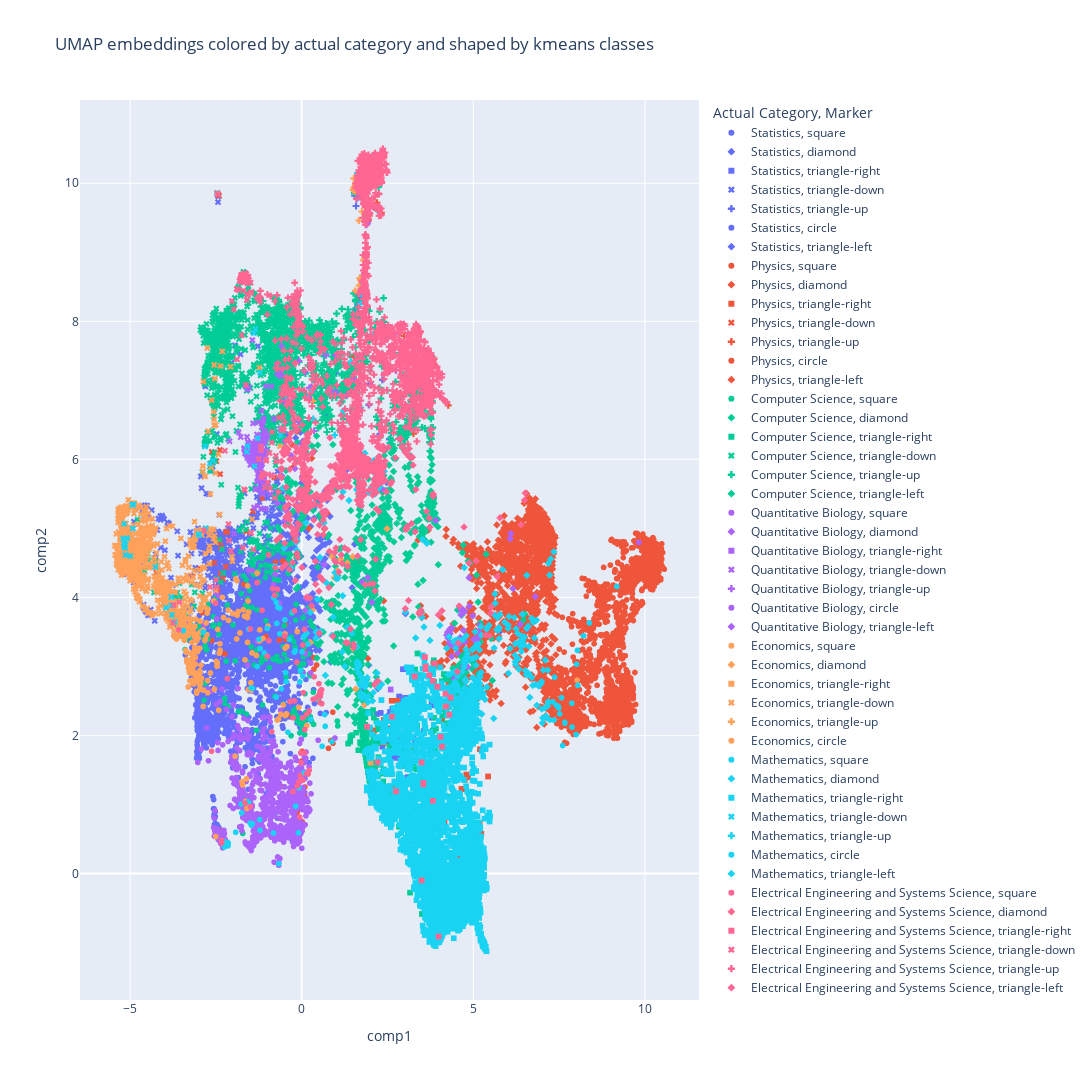

The code cell stored with this chart in its notebook:
### Code cell
import plotly.express as px

# Create a dataframe for plotly
plot_df = projected_embeddings.copy()
plot_df["Ground Truth"] = sampled_df["super_category"]
plot_df["Class"] = kmeans_labels

# Define markers for actual classes
markers = [
    "circle",
    "square",
    "triangle-up",
    "diamond",
    "triangle-down",
    "triangle-left",
    "triangle-right",
    "pentagon",
    "star",
    "hexagon",
]

# Create a new column for marker shapes
plot_df["Marker"] = plot_df["Class"].apply(lambda x: markers[x % len(markers)])

# Plot using plotly
fig = px.scatter(
    plot_df,
    x="comp1",
    y="comp2",
    color="Ground Truth",
    symbol="Marker",
    title="UMAP embeddings colored by actual category and shaped by kmeans classes",
    symbol_map={str(i): marker for i, marker in enumerate(markers)},
    width=1800,
    height=1080,
    labels={"Ground Truth": "Actual Category"},
)

fig.update_traces(marker=dict(size=6))  # Adjust the marker size
# remove marker from legend
fig.update_traces(showlegend=True)
fig.show()

### Figure 1 — Plotly figure (JSON) as saved in the notebook; plotly's stock layout.template omitted (floating-point values rounded to 4 significant figures; data arrays with more than 128 entries replaced by an {"elided": "..."} marker saying what was removed)
{"data": [{"hovertemplate": "Actual Category=Statistics<br>Marker=square<br>comp1=%{x}<br>comp2=%{y}<extra></extra>", "legendgroup": "Statistics, square", "marker": {"color": "#636efa", "size": 6, "symbol": "circle"}, "mode": "markers", "name": "Statistics, square", "showlegend": true, "type": "scattergl", "x": {"elided": "2817 float values"}, "xaxis": "x", "y": {"elided": "2817 float values"}, "yaxis": "y"}, {"hovertemplate": "Actual Category=Statistics<br>Marker=diamond<br>comp1=%{x}<br>comp2=%{y}<extra></extra>", "legendgroup": "Statistics, diamond", "marker": {"color": "#636efa", "size": 6, "symbol": "diamond"}, "mode": "markers", "name": "Statistics, diamond", "showlegend": true, "type": "scattergl", "x": {"elided": "326 float values"}, "xaxis": "x", "y": {"elided": "326 float values"}, "yaxis": "y"}, {"hovertemplate": "Actual Category=Statistics<br>Marker=triangle-right<br>comp1=%{x}<br>comp2=%{y}<extra></extra>", "legendgroup": "Statistics, triangle-right", "marker": {"color": "#636efa", "size": 6, "symbol": "square"}, "mode": "markers", "name": "Statistics, triangle-right", "showlegend": true, "type": "scattergl", "x": [3.143, 3.102, 2.917, 3.097, 3.269, 3.553, 2.385, 3.082, 3.454, 3.196, 4.251, 3.298, 2.747, 2.542, 3.344, 2.81, 3.266, 2.353, 3.626, 2.555, 2.7, 2.304, 3.072, 2.951, 2.645, 3.026, 2.996, 2.852, 2.642, 2.965, 2.839, 3.605, 2.749, 2.771, 2.181, 2.673, 3.079, 3.548, 3.51, 1.895, 4.887, 3.294, 3.156, 3.797, 1.929, 2.767, 2.576, 2.425, 2.8, 2.564, 3.294, 2.84, 2.643, 3.213, 3.055, 2.621, 2.942, 3.38, 3.496, 2.563, 3.838, 3.007, 3.387, 3.265, 2.772, 3.174, 3.089, 2.999, 2.892, 2.904, 3.13, 2.435, 3.787, 3.01, 2.887, 2.774, 2.577], "xaxis": "x", "y": [1.72, 1.712, 2.428, 1.749, 2.446, 2.062, 1.958, 0.784, 2.503, 1.133, 2.132, 1.9, 1.889, 2.285, 1.331, 2.177, 1.986, 1.837, 0.8933, 2.284, 1.078, 2.326, 2.491, 2.96, 1.808, 2.523, 1.839, 2.308, 2.386, 2.37, 2.564, 0.7705, 2.062, 1.674, 2.309, 1.934, 2.254, 1.238, 2.652, 1.783, 0.5604, 1.85, 1.675, 2.256, 1.471, 2.397, 2.34, 2.098, 1.904, 1.762, 2.404, 2.484, 1.684, 2.887, 2.235, 1.744, 1.747, 2.357, 2.528, 2.268, 2.439, 2.094, 2.686, 1.834, 1.745, 1.746, 1.396, 1.805, 1.72, 1.956, 2.415, 1.921, 2.486, 2.545, 2.464, 1.935, 1.874], "yaxis": "y"}, {"hovertemplate": "Actual Category=Statistics<br>Marker=triangle-down<br>comp1=%{x}<br>comp2=%{y}<extra></extra>", "legendgroup": "Statistics, triangle-down", "marker": {"color": "#636efa", "size": 6, "symbol": "x"}, "mode": "markers", "name": "Statistics, triangle-down", "showlegend": true, "type": "scattergl", "x": {"elided": "561 float values"}, "xaxis": "x", "y": {"elided": "561 float values"}, "yaxis": "y"}, {"hovertemplate": "Actual Category=Statistics<br>Marker=triangle-up<br>comp1=%{x}<br>comp2=%{y}<extra></extra>", "legendgroup": "Statistics, triangle-up", "marker": {"color": "#636efa", "size": 6, "symbol": "cross"}, "mode": "markers", "name": "Statistics, triangle-up", "showlegend": true, "type": "scattergl", "x": [1.978, 1.582, 2.726, 1.742, 1.544, 1.697, 1.554, 1.716, 1.003, 1.269, 1.642, -0.91, 1.954, 0.5225, 1.58, 1.656, 1.868, -0.2578, 1.64, 1.621, 2.281, 1.674, 1.634, 1.631, 0.8269, 3.061, 2.35, 1.829, -1.033, 1.377, 1.831, 1.618, 0.8372, 1.785, 1.718, 2.504, 1.654, 1.68, -0.1266, 1.627, 2.747, 3.186, 1.021, 2.623, 2.528, 1.679, 2.554, 1.555, 2.13, 1.691, -0.4448, 2.242, 2.266, 0.7184, -0.6908, 1.837, 3.615, 3.064, 1.584, 1.559, 2.64, 1.206, 1.288, 1.635, 1.593], "xaxis": "x", "y": [7.092, 8.135, 7.809, 8.328, 9.82, 9.847, 6.512, 8.076, 7.247, 7.084, 8.196, 7.372, 6.787, 7.641, 8.29, 8.398, 10.01, 6.957, 8.231, 6.87, 6.364, 8.329, 9.89, 8.254, 6.928, 7.545, 7.152, 8.402, 8.143, 7.18, 9.754, 9.785, 7.258, 9.9, 8.342, 7.289, 8.025, 7.128, 7.443, 9.858, 7.289, 7.649, 7.715, 7.541, 7.354, 9.803, 6.291, 8.17, 10.09, 9.967, 7.581, 6.341, 9.61, 6.632, 7.092, 9.918, 7.168, 7.7, 9.671, 8.063, 7.574, 7.061, 7.077, 8.216, 9.878], "yaxis": "y"}, {"hovertemplate": "Actual Category=Statistics<br>Marker=circle<br>comp1=%{x}<br>comp2=%{y}<extra></extra>", "legendgroup": "Statistics, circle", "marker": {"color": "#636efa", "size": 6, "symbol": "circle"}, "mode": "markers", "name": "Statistics, circle", "showlegend": true, "type": "scattergl", "x": [8.719, 10.38, 10.11], "xaxis": "x", "y": [3.865, 4.712, 4.568], "yaxis": "y"}, {"hovertemplate": "Actual Category=Statistics<br>Marker=triangle-left<br>comp1=%{x}<br>comp2=%{y}<extra></extra>", "legendgroup": "Statistics, triangle-left", "marker": {"color": "#636efa", "size": 6, "symbol": "diamond"}, "mode": "markers", "name": "Statistics, triangle-left", "showlegend": true, "type": "scattergl", "x": [5.265, 5.759, 6.042, 4.657, 5.91], "xaxis": "x", "y": [4.338, 3.495, 3.884, 3.256, 3.574], "yaxis": "y"}, {"hovertemplate": "Actual Category=Physics<br>Marker=square<br>comp1=%{x}<br>comp2=%{y}<extra></extra>", "legendgroup": "Physics, square", "marker": {"color": "#EF553B", "size": 6, "symbol": "circle"}, "mode": "markers", "name": "Physics, square", "showlegend": true, "type": "scattergl", "x": [-0.0007476, 0.01236, -1.539, -2.901, 0.3559, -0.4853, -0.3036, 0.07097, -2.237, 0.907, 0.02774, -2.762, 0.09436, -2.618, -0.5793, 0.851, 0.7803, -0.1317, 0.4343, 0.354, -0.005988, -1.469, 0.08899, -2.369, 0.9111, -1.04, -0.6553, -0.56, -3.43, -0.7646, -1.685, -0.1595, -2.345, 0.07392, 0.009534, -0.2363, -0.4648, 0.01604], "xaxis": "x", "y": [0.9785, 1.771, 1.002, 3.777, 2.96, 3.6, 2.286, 3.227, 3.181, 2.337, 1.162, 3.392, 1.253, 3.374, 1.261, 1.925, 1.813, 0.8867, 3.02, 3.128, 1.627, 1.005, 1.136, 0.6248, 1.886, 3.433, 3.382, 0.9366, 3.558, 4.511, 4.192, 0.6551, 0.4532, 1.603, 1.029, 0.9937, 3.393, 0.75], "yaxis": "y"}, {"hovertemplate": "Actual Category=Physics<br>Marker=diamond<br>comp1=%{x}<br>comp2=%{y}<extra></extra>", "legendgroup": "Physics, diamond", "marker": {"color": "#EF553B", "size": 6, "symbol": "diamond"}, "mode": "markers", "name": "Physics, diamond", "showlegend": true, "type": "scattergl", "x": [-0.1973, 1.655, 3.685, 0.7413, -0.2166, 1.928, 0.2004, 0.5673, 2.355, -0.1995, 3.5, 3.451, -0.3752, -0.6425, 0.03715, -0.1382, 0.2105, -0.2888, 1.617, -0.5538, 3.447, 0.2923, -0.2406, 2.388, 0.6648, 0.1809, 1.731, 3.389, -0.1575, 3.465], "xaxis": "x", "y": [4.846, 4.495, 4.972, 5.221, 4.846, 3.114, 5.752, 5.156, 5.519, 4.826, 3.705, 3.77, 4.551, 4.732, 5.045, 5.984, 5.0, 6.214, 6.069, 4.526, 3.791, 6.016, 5.891, 3.95, 4.991, 5.612, 6.008, 4.831, 4.62, 3.878], "yaxis": "y"}, {"hovertemplate": "Actual Category=Physics<br>Marker=triangle-right<br>comp1=%{x}<br>comp2=%{y}<extra></extra>", "legendgroup": "Physics, triangle-right", "marker": {"color": "#EF553B", "size": 6, "symbol": "square"}, "mode": "markers", "name": "Physics, triangle-right", "showlegend": true, "type": "scattergl", "x": [3.915, 4.795, 2.823, 3.292, 4.535, 2.225, 3.84, 2.779, 4.962, 2.855, 4.86, 2.655, 1.851, 5.002, 3.502, 2.385, 4.575, 4.387, 2.622, 3.964, 5.18, 4.098, 4.751, 4.63, 3.514, 5.188, 3.25, 3.394, 4.748, 2.715, 2.88, 3.895, 2.249, 4.845, 4.241, 2.394, 5.234, 2.13, 3.018, 3.339, 2.663, 4.656, 4.724, 4.159, 5.186, 2.805, 3.81, 3.063, 2.135, 4.276, 4.215, 4.099, 4.375, 5.125, 2.013, 4.44, 2.513, 3.957, 4.46, 5.194, 2.63, 2.124, 3.983, 2.943, 3.889, 3.834, 5.431, 2.071], "xaxis": "x", "y": [0.4025, 1.432, 2.445, 2.474, 0.2475, 1.169, 2.974, 2.502, -0.1215, 2.371, 1.953, 2.142, 2.11, 2.218, 2.577, 1.89, 0.2011, 0.5159, 2.502, 0.1055, 0.7192, 2.234, 1.355, 0.2057, 1.398, 0.3454, 2.457, 2.427, 1.221, 2.057, 2.411, 3.004, 1.147, 1.393, -0.5099, 2.223, 0.5746, 1.457, 2.51, 1.257, 2.15, 1.224, -0.2198, 0.7351, 0.714, 2.452, 0.7524, 2.489, 1.517, 2.774, 2.823, 2.692, 2.765, 0.4761, 2.052, 1.441, 2.104, 3.05, 1.073, 1.8, 1.235, 2.073, 1.888, 2.448, 1.267, 3.044, 1.406, 2.041], "yaxis": "y"}, {"hovertemplate": "Actual Category=Physics<br>Marker=triangle-down<br>comp1=%{x}<br>comp2=%{y}<extra></extra>", "legendgroup": "Physics, triangle-down", "marker": {"color": "#EF553B", "size": 6, "symbol": "x"}, "mode": "markers", "name": "Physics, triangle-down", "showlegend": true, "type": "scattergl", "x": [-2.618, -0.9726, -2.383, -1.423, -0.6271, -4.234, -2.485, -3.813, -0.7987, -2.358, -1.534, -2.171, -2.605, -4.253, -2.21, -0.5928, -1.614, -3.714, -1.148, -2.545, -2.376, -0.8606, -2.448, -0.8028, -2.383, -2.957, -2.212, -2.295, -2.643, -2.651, -3.178, -2.413, -2.351, -2.459], "xaxis": "x", "y": [6.108, 6.436, 6.137, 5.247, 6.627, 4.361, 5.973, 3.757, 5.739, 4.347, 6.129, 4.947, 6.833, 4.539, 4.444, 6.448, 4.955, 3.595, 5.436, 4.502, 5.786, 6.335, 4.107, 6.359, 4.806, 4.416, 4.949, 4.268, 5.909, 5.943, 4.304, 9.823, 4.723, 4.825], "yaxis": "y"}, {"hovertemplate": "Actual Category=Physics<br>Marker=triangle-up<br>comp1=%{x}<br>comp2=%{y}<extra></extra>", "legendgroup": "Physics, triangle-up", "marker": {"color": "#EF553B", "size": 6, "symbol": "cross"}, "mode": "markers", "name": "Physics, triangle-up", "showlegend": true, "type": "scattergl", "x": [1.513, 3.255, 0.3944, -0.7251, 3.3, 1.889, 3.524, 1.925, 4.269, 3.29, 3.892, 0.4179, 1.907, 1.707, 1.97, 1.819, 0.2839, 1.716, 1.725, 1.397, 2.191, 2.322, 1.606, 2.979, 3.655, 1.94, -0.1227, 3.859], "xaxis": "x", "y": [7.486, 6.372, 7.336, 7.13, 6.539, 10.2, 7.214, 9.464, 6.783, 7.597, 7.352, 7.219, 10.21, 9.906, 9.532, 7.386, 7.364, 9.89, 7.432, 7.125, 9.719, 9.572, 8.314, 7.787, 7.227, 9.457, 6.407, 7.457], "yaxis": "y"}, {"hovertemplate": "Actual Category=Physics<br>Marker=circle<br>comp1=%{x}<br>comp2=%{y}<extra></extra>", "legendgroup": "Physics, circle", "marker": {"color": "#EF553B", "size": 6, "symbol": "circle"}, "mode": "markers", "name": "Physics, circle", "showlegend": true, "type": "scattergl", "x": {"elided": "1858 float values"}, "xaxis": "x", "y": {"elided": "1858 float values"}, "yaxis": "y"}, {"hovertemplate": "Actual Category=Physics<br>Marker=triangle-left<br>comp1=%{x}<br>comp2=%{y}<extra></extra>", "legendgroup": "Physics, triangle-left", "marker": {"color": "#EF553B", "size": 6, "symbol": "diamond"}, "mode": "markers", "name": "Physics, triangle-left", "showlegend": true, "type": "scattergl", "x": {"elided": "1600 float values"}, "xaxis": "x", "y": {"elided": "1600 float values"}, "yaxis": "y"}, {"hovertemplate": "Actual Category=Computer Science<br>Marker=square<br>comp1=%{x}<br>comp2=%{y}<extra></extra>", "legendgroup": "Computer Science, square", "marker": {"color": "#00cc96", "size": 6, "symbol": "circle"}, "mode": "markers", "name": "Computer Science, square", "showlegend": true, "type": "scattergl", "x": {"elided": "173 float values"}, "xaxis": "x", "y": {"elided": "173 float values"}, "yaxis": "y"}, {"hovertemplate": "Actual Category=Computer Science<br>Marker=diamond<br>comp1=%{x}<br>comp2=%{y}<extra></extra>", "legendgroup": "Computer Science, diamond", "marker": {"color": "#00cc96", "size": 6, "symbol": "diamond"}, "mode": "markers", "name": "Computer Science, diamond", "showlegend": true, "type": "scattergl", "x": {"elided": "830 float values"}, "xaxis": "x", "y": {"elided": "830 float values"}, "yaxis": "y"}, {"hovertemplate": "Actual Category=Computer Science<br>Marker=triangle-right<br>comp1=%{x}<br>comp2=%{y}<extra></extra>", "legendgroup": "Computer Science, triangle-right", "marker": {"color": "#00cc96", "size": 6, "symbol": "square"}, "mode": "markers", "name": "Computer Science, triangle-right", "showlegend": true, "type": "scattergl", "x": {"elided": "275 float values"}, "xaxis": "x", "y": {"elided": "275 float values"}, "yaxis": "y"}, {"hovertemplate": "Actual Category=Computer Science<br>Marker=triangle-down<br>comp1=%{x}<br>comp2=%{y}<extra></extra>", "legendgroup": "Computer Science, triangle-down", "marker": {"color": "#00cc96", "size": 6, "symbol": "x"}, "mode": "markers", "name": "Computer Science, triangle-down", "showlegend": true, "type": "scattergl", "x": {"elided": "946 float values"}, "xaxis": "x", "y": {"elided": "946 float values"}, "yaxis": "y"}, {"hovertemplate": "Actual Category=Computer Science<br>Marker=triangle-up<br>comp1=%{x}<br>comp2=%{y}<extra></extra>", "legendgroup": "Computer Science, triangle-up", "marker": {"color": "#00cc96", "size": 6, "symbol": "cross"}, "mode": "markers", "name": "Computer Science, triangle-up", "showlegend": true, "type": "scattergl", "x": {"elided": "1402 float values"}, "xaxis": "x", "y": {"elided": "1402 float values"}, "yaxis": "y"}, {"hovertemplate": "Actual Category=Computer Science<br>Marker=triangle-left<br>comp1=%{x}<br>comp2=%{y}<extra></extra>", "legendgroup": "Computer Science, triangle-left", "marker": {"color": "#00cc96", "size": 6, "symbol": "diamond"}, "mode": "markers", "name": "Computer Science, triangle-left", "showlegend": true, "type": "scattergl", "x": [3.959, 4.651, 3.847, 4.52, 4.525, 4.604, 4.754, 4.599, 4.545, 4.532, 3.769, 4.656, 4.47, 4.81, 4.655, 4.579, 3.972, 3.863, 4.985, 4.679, 4.672, 4.477, 4.715, 3.835, 4.409, 4.788, 4.695, 5.209, 3.817, 4.64, 3.826, 3.98, 4.806, 5.096, 4.634, 4.526, 4.586, 4.838, 4.419, 5.204, 4.993, 4.457, 3.874, 5.556, 5.519, 3.871, 3.814, 4.665, 5.4, 4.567, 3.845, 4.638, 5.14, 4.511, 4.439, 4.743, 4.899, 5.373, 4.509, 4.698, 4.735, 5.035, 4.434, 3.769, 4.568, 6.462, 4.716, 4.668, 4.683, 4.62, 3.841, 4.819, 4.35, 4.635, 4.602, 4.663, 3.887, 5.175, 4.584, 6.501, 4.631, 4.845, 4.708, 3.839, 4.599, 4.504, 4.793, 3.823, 4.391, 4.55, 4.466, 4.798, 3.861, 4.954, 5.145, 3.846, 4.543, 3.844, 4.363, 4.48, 4.975, 4.385, 4.273, 4.496, 4.455, 4.743, 4.377, 4.504, 4.657, 4.59], "xaxis": "x", "y": [5.132, 2.714, 5.361, 2.731, 2.793, 2.756, 2.617, 3.031, 2.918, 2.727, 4.799, 3.741, 2.768, 3.193, 2.864, 2.791, 5.023, 5.074, 2.627, 2.813, 2.847, 2.789, 3.032, 5.358, 2.975, 2.607, 2.953, 3.353, 5.308, 2.801, 5.472, 4.473, 2.531, 4.321, 3.021, 2.735, 2.827, 3.1, 2.816, 3.632, 3.05, 3.625, 5.201, 2.796, 3.401, 5.212, 5.462, 2.75, 2.695, 2.728, 5.425, 3.145, 3.931, 2.773, 2.86, 2.781, 4.497, 4.626, 2.878, 2.734, 2.907, 3.391, 2.954, 5.142, 2.799, 3.672, 3.078, 2.812, 4.648, 2.715, 5.447, 2.669, 2.836, 2.986, 2.931, 3.039, 5.226, 2.879, 2.675, 3.759, 2.77, 4.526, 4.76, 5.456, 2.865, 2.844, 2.914, 5.486, 2.813, 3.821, 2.964, 2.993, 5.358, 2.966, 2.894, 5.379, 3.817, 5.219, 2.875, 2.915, 3.088, 2.799, 3.407, 2.726, 2.821, 3.179, 2.834, 2.981, 2.645, 2.759], "yaxis": "y"}, {"hovertemplate": "Actual Category=Quantitative Biology<br>Marker=square<br>comp1=%{x}<br>comp2=%{y}<extra></extra>", "legendgroup": "Quantitative Biology, square", "marker": {"color": "#ab63fa", "size": 6, "symbol": "circle"}, "mode": "markers", "name": "Quantitative Biology, square", "showlegend": true, "type": "scattergl", "x": {"elided": "979 float values"}, "xaxis": "x", "y": {"elided": "979 float values"}, "yaxis": "y"}, {"hovertemplate": "Actual Category=Quantitative Biology<br>Marker=diamond<br>comp1=%{x}<br>comp2=%{y}<extra></extra>", "legendgroup": "Quantitative Biology, diamond", "marker": {"color": "#ab63fa", "size": 6, "symbol": "diamond"}, "mode": "markers", "name": "Quantitative Biology, diamond", "showlegend": true, "type": "scattergl", "x": [-0.4861, 0.1598, -0.1537, 0.07205, 0.6591, -0.4803, -0.7135, -0.1961, 0.1072, -0.469, 2.357, 1.926, -0.0015, 2.045, 1.392, 1.766, -0.2971, -0.1479], "xaxis": "x", "y": [5.115, 3.97, 4.94, 6.254, 4.473, 6.266, 5.359, 5.866, 3.814, 5.265, 5.567, 4.287, 6.22, 3.928, 6.162, 4.224, 6.051, 5.346], "yaxis": "y"}, {"hovertemplate": "Actual Category=Quantitative Biology<br>Marker=triangle-right<br>comp1=%{x}<br>comp2=%{y}<extra></extra>", "legendgroup": "Quantitative Biology, triangle-right", "marker": {"color": "#ab63fa", "size": 6, "symbol": "square"}, "mode": "markers", "name": "Quantitative Biology, triangle-right", "showlegend": true, "type": "scattergl", "x": [2.594, 4.65], "xaxis": "x", "y": [2.665, 2.55], "yaxis": "y"}, {"hovertemplate": "Actual Category=Quantitative Biology<br>Marker=triangle-down<br>comp1=%{x}<br>comp2=%{y}<extra></extra>", "legendgroup": "Quantitative Biology, triangle-down", "marker": {"color": "#ab63fa", "size": 6, "symbol": "x"}, "mode": "markers", "name": "Quantitative Biology, triangle-down", "showlegend": true, "type": "scattergl", "x": {"elided": "250 float values"}, "xaxis": "x", "y": {"elided": "250 float values"}, "yaxis": "y"}, {"hovertemplate": "Actual Category=Quantitative Biology<br>Marker=triangle-up<br>comp1=%{x}<br>comp2=%{y}<extra></extra>", "legendgroup": "Quantitative Biology, triangle-up", "marker": {"color": "#ab63fa", "size": 6, "symbol": "cross"}, "mode": "markers", "name": "Quantitative Biology, triangle-up", "showlegend": true, "type": "scattergl", "x": [-0.5789, 1.714, -0.7057, 0.3226, 0.2902, 0.7067, -0.5974, 1.524, 0.199, -0.6572, -0.4883, -0.07809, 0.9887, -0.7068, 0.09396, 0.2259, 1.885, -0.3982, 1.913, -0.09965, 0.8629, 1.003, 1.911, -0.5901, 0.7999, 1.309, 0.2208, -0.5053, 0.3561], "xaxis": "x", "y": [7.215, 7.32, 7.385, 7.002, 7.051, 7.507, 7.295, 7.167, 6.898, 7.215, 6.536, 7.425, 7.507, 7.239, 7.265, 7.037, 9.399, 6.858, 9.42, 6.546, 6.981, 6.971, 9.44, 7.644, 7.011, 6.931, 6.876, 6.835, 6.411], "yaxis": "y"}, {"hovertemplate": "Actual Category=Quantitative Biology<br>Marker=circle<br>comp1=%{x}<br>comp2=%{y}<extra></extra>", "legendgroup": "Quantitative Biology, circle", "marker": {"color": "#ab63fa", "size": 6, "symbol": "circle"}, "mode": "markers", "name": "Quantitative Biology, circle", "showlegend": true, "type": "scattergl", "x": [9.824], "xaxis": "x", "y": [4.796], "yaxis": "y"}, {"hovertemplate": "Actual Category=Quantitative Biology<br>Marker=triangle-left<br>comp1=%{x}<br>comp2=%{y}<extra></extra>", "legendgroup": "Quantitative Biology, triangle-left", "marker": {"color": "#ab63fa", "size": 6, "symbol": "diamond"}, "mode": "markers", "name": "Quantitative Biology, triangle-left", "showlegend": true, "type": "scattergl", "x": [4.832, 6.567, 4.878, 4.354, 5.194, 4.885, 4.26, 4.344, 4.542, 4.326, 4.695, 5.101, 4.562, 4.272, 4.981, 4.27, 5.191, 4.756, 4.27, 4.657, 4.446, 4.705, 3.907, 6.805, 6.075, 4.372, 5.157, 4.714, 4.275, 6.094, 4.62, 4.644, 4.65, 4.252, 6.153, 5.011, 5.144, 4.318, 4.757, 4.432, 4.642, 4.762, 4.467, 4.326, 4.681, 4.261, 6.371, 4.6, 4.282, 4.685, 4.275, 4.373, 4.425, 4.226, 4.308], "xaxis": "x", "y": [2.991, 3.543, 4.286, 3.536, 3.452, 3.873, 3.473, 3.317, 3.194, 3.475, 3.821, 3.375, 3.331, 3.45, 3.731, 3.452, 3.596, 2.788, 3.485, 3.829, 2.82, 2.997, 5.115, 4.011, 4.849, 3.143, 3.508, 3.523, 3.472, 4.925, 3.418, 3.748, 3.827, 3.496, 4.127, 3.393, 3.418, 3.542, 3.797, 3.327, 3.815, 3.357, 3.271, 3.529, 3.828, 3.411, 3.611, 3.324, 3.485, 3.817, 3.446, 3.555, 3.354, 3.454, 3.349], "yaxis": "y"}, {"hovertemplate": "Actual Category=Economics<br>Marker=square<br>comp1=%{x}<br>comp2=%{y}<extra></extra>", "legendgroup": "Economics, square", "marker": {"color": "#FFA15A", "size": 6, "symbol": "circle"}, "mode": "markers", "name": "Economics, square", "showlegend": true, "type": "scattergl", "x": {"elided": "201 float values"}, "xaxis": "x", "y": {"elided": "201 float values"}, "yaxis": "y"}, {"hovertemplate": "Actual Category=Economics<br>Marker=diamond<br>comp1=%{x}<br>comp2=%{y}<extra></extra>", "legendgroup": "Economics, diamond", "marker": {"color": "#FFA15A", "size": 6, "symbol": "diamond"}, "mode": "markers", "name": "Economics, diamond", "showlegend": true, "type": "scattergl", "x": [1.833, 0.8871, 1.021, 0.3178, 1.008, 1.142, 2.488, 1.489, 0.2554, 1.498, 0.9538, 1.071, 1.329, 1.576, 1.024], "xaxis": "x", "y": [2.443, 4.59, 4.384, 3.82, 4.36, 4.552, 4.995, 4.59, 3.347, 3.263, 4.284, 4.376, 4.501, 2.673, 4.277], "yaxis": "y"}, {"hovertemplate": "Actual Category=Economics<br>Marker=triangle-right<br>comp1=%{x}<br>comp2=%{y}<extra></extra>", "legendgroup": "Economics, triangle-right", "marker": {"color": "#FFA15A", "size": 6, "symbol": "square"}, "mode": "markers", "name": "Economics, triangle-right", "showlegend": true, "type": "scattergl", "x": [3.145, 2.808, 4.126, 2.005], "xaxis": "x", "y": [1.854, 0.9726, 2.419, 1.608], "yaxis": "y"}, {"hovertemplate": "Actual Category=Economics<br>Marker=triangle-down<br>comp1=%{x}<br>comp2=%{y}<extra></extra>", "legendgroup": "Economics, triangle-down", "marker": {"color": "#FFA15A", "size": 6, "symbol": "x"}, "mode": "markers", "name": "Economics, triangle-down", "showlegend": true, "type": "scattergl", "x": {"elided": "866 float values"}, "xaxis": "x", "y": {"elided": "866 float values"}, "yaxis": "y"}, {"hovertemplate": "Actual Category=Economics<br>Marker=triangle-up<br>comp1=%{x}<br>comp2=%{y}<extra></extra>", "legendgroup": "Economics, triangle-up", "marker": {"color": "#FFA15A", "size": 6, "symbol": "cross"}, "mode": "markers", "name": "Economics, triangle-up", "showlegend": true, "type": "scattergl", "x": [1.61, 1.803, 1.675, 1.562, 1.55, 1.636, 1.517, 1.585, 1.741, 1.521, 1.61, 0.3328, 1.73, 1.529, 1.497, 1.664, 1.832, 1.532, 1.753, 1.676, 1.572, 1.692, 1.752, 1.886, 1.563, 1.563, 1.659, 1.75, 1.818, 1.641, 1.6, 1.713], "xaxis": "x", "y": [10.03, 8.883, 8.516, 9.959, 9.886, 10.03, 10.07, 10.0, 8.612, 9.941, 9.883, 6.847, 8.546, 9.906, 9.903, 9.461, 8.921, 9.901, 9.591, 8.426, 9.989, 8.624, 8.567, 8.973, 9.962, 8.442, 8.415, 8.575, 8.582, 9.99, 9.897, 8.6], "yaxis": "y"}, {"hovertemplate": "Actual Category=Economics<br>Marker=circle<br>comp1=%{x}<br>comp2=%{y}<extra></extra>", "legendgroup": "Economics, circle", "marker": {"color": "#FFA15A", "size": 6, "symbol": "circle"}, "mode": "markers", "name": "Economics, circle", "showlegend": true, "type": "scattergl", "x": [8.022], "xaxis": "x", "y": [2.801], "yaxis": "y"}, {"hovertemplate": "Actual Category=Mathematics<br>Marker=square<br>comp1=%{x}<br>comp2=%{y}<extra></extra>", "legendgroup": "Mathematics, square", "marker": {"color": "#19d3f3", "size": 6, "symbol": "circle"}, "mode": "markers", "name": "Mathematics, square", "showlegend": true, "type": "scattergl", "x": [-0.2715, -0.6371, -0.0308, -0.7916, -0.4706, -1.467, -1.76, -0.3627, 0.1854, -0.08857, -0.4004, 0.01149, -1.003, -0.1839, -2.281, 0.8803, 0.05696, -1.497, -0.7429, -0.6379, -0.4878, -1.54, -1.215, -1.922, 0.5954, -0.1775, -0.7247, -0.6933, 0.6691, 0.1301, -2.261, -1.471, -0.7702, -2.254, -1.431, -2.869, -1.75, 0.03321, -0.5901, 0.06361, -1.433, -1.226, -2.237, -2.141, -0.6674, -0.8139, -1.092, -3.447, -1.243, -1.21, -1.544, -0.2115, -1.295, -0.8213, -1.569, -2.145, -0.05391, 0.6841, -0.453, -0.09501, -0.741, 0.2676], "xaxis": "x", "y": [3.787, 3.472, 2.939, 4.451, 2.911, 0.7002, 1.004, 3.392, 3.324, 1.24, 2.045, 3.211, 3.551, 3.228, 0.4639, 1.91, 3.431, 0.7292, 3.93, 3.845, 3.674, 3.541, 0.6258, 0.5972, 1.842, 0.9755, 3.622, 3.856, 2.303, 3.47, 0.4656, 2.688, 4.451, 0.3837, 2.683, 3.499, 0.878, 2.857, 2.675, 1.456, 0.7223, 0.7802, 0.4517, 0.443, 0.1423, 3.994, 3.194, 3.52, 3.395, 3.259, 1.021, 3.206, 2.998, 0.5865, 1.036, 0.4, 2.775, 2.132, 2.777, 0.5884, 2.557, 2.232], "yaxis": "y"}, {"hovertemplate": "Actual Category=Mathematics<br>Marker=diamond<br>comp1=%{x}<br>comp2=%{y}<extra></extra>", "legendgroup": "Mathematics, diamond", "marker": {"color": "#19d3f3", "size": 6, "symbol": "diamond"}, "mode": "markers", "name": "Mathematics, diamond", "showlegend": true, "type": "scattergl", "x": [1.202, 0.9695, 1.43, 2.135, 1.607, 2.329, 1.671, 0.1215, 1.956, 1.815, 2.088, 2.159, 1.864, 2.11, 1.789, 1.688, 2.183, 1.643, -0.5328, 0.9607, 0.9229, 1.713, 2.212, -0.5078, 0.6502, 1.541, 1.717, 1.817, 0.5328, 1.336, 2.33, 1.886, 1.627, 1.014, 0.416, 0.7198, 0.4299, -0.1493, 0.1239, 2.062, 3.319, 1.725, 1.768, -0.1506, 1.669, 1.184, 1.808, 1.928, -0.1438, 1.756, 1.613, 0.6914, 0.1455, 2.065, 1.806, 0.3121, 1.633, 1.385, -0.1307, 1.598, 1.38, 1.729, 1.731, 2.406, 1.716, 0.1249, 1.681, 1.905, 1.846, 1.52, 1.84, 1.004, 1.668, 2.247, 0.8812, 2.279, 1.815, 1.057, 1.662, 1.731, 1.791, 0.5414, 1.686, 2.268, 1.611, 2.195, -0.3079, 1.783, 1.83, 1.875, 1.645, 0.4589, 2.157, 0.2531, 2.168, 1.762, -0.1642, 2.034, 3.507, 1.6, 1.26, 1.166, 1.623, 1.482, 1.936, 0.4194, 3.026, 1.38, 2.262, 3.644, 2.199, 2.094, 3.522, -0.1441, 1.911, 2.257, 2.038, 2.063, 1.194, 1.463, 3.478, 1.62], "xaxis": "x", "y": [5.528, 4.36, 5.951, 5.499, 3.282, 2.741, 3.0, 6.181, 5.523, 2.556, 2.621, 5.703, 2.71, 5.985, 5.606, 5.962, 5.788, 5.942, 5.582, 5.632, 3.716, 5.901, 5.681, 4.714, 5.082, 6.082, 2.722, 2.583, 4.579, 3.568, 5.917, 2.762, 6.011, 4.271, 3.411, 4.211, 3.506, 4.821, 5.08, 5.596, 3.412, 5.841, 5.868, 4.685, 6.095, 3.21, 2.81, 2.481, 4.806, 2.546, 3.052, 2.87, 3.48, 2.501, 2.808, 5.326, 3.024, 5.937, 4.815, 2.969, 6.246, 2.576, 5.619, 5.826, 2.611, 5.347, 5.979, 5.836, 5.801, 6.199, 6.089, 4.277, 2.901, 2.689, 3.451, 5.603, 5.985, 4.276, 3.032, 2.844, 5.672, 3.507, 2.751, 2.741, 6.027, 2.903, 4.427, 2.73, 2.709, 2.534, 6.039, 3.974, 5.597, 3.781, 5.558, 5.873, 4.794, 5.962, 3.712, 5.562, 3.001, 5.81, 5.876, 6.081, 2.563, 3.496, 3.79, 5.405, 5.755, 4.784, 2.785, 5.623, 4.837, 4.842, 2.839, 5.651, 5.889, 5.527, 4.023, 3.479, 3.719, 3.067], "yaxis": "y"}, {"hovertemplate": "Actual Category=Mathematics<br>Marker=triangle-right<br>comp1=%{x}<br>comp2=%{y}<extra></extra>", "legendgroup": "Mathematics, triangle-right", "marker": {"color": "#19d3f3", "size": 6, "symbol": "square"}, "mode": "markers", "name": "Mathematics, triangle-right", "showlegend": true, "type": "scattergl", "x": {"elided": "3339 float values"}, "xaxis": "x", "y": {"elided": "3339 float values"}, "yaxis": "y"}, {"hovertemplate": "Actual Category=Mathematics<br>Marker=triangle-down<br>comp1=%{x}<br>comp2=%{y}<extra></extra>", "legendgroup": "Mathematics, triangle-down", "marker": {"color": "#19d3f3", "size": 6, "symbol": "x"}, "mode": "markers", "name": "Mathematics, triangle-down", "showlegend": true, "type": "scattergl", "x": [-4.916, -4.989, -3.797, -1.597, -5.175, -1.28, -5.171, -3.951, -5.162, -2.815, -5.141, -2.584, -3.78, -2.677, -4.894, -1.215, -3.798, -0.6171, -1.578, -1.348, -4.936, -2.794, -5.079, -1.395, -2.98, -5.2, -3.702, -5.139, -5.129, -3.011, -4.258, -1.374, -0.607], "xaxis": "x", "y": [4.999, 4.6, 3.885, 6.109, 4.74, 6.307, 5.067, 3.85, 4.77, 6.185, 4.715, 5.982, 3.747, 5.937, 5.349, 7.257, 4.005, 6.352, 6.193, 7.885, 5.34, 5.003, 4.858, 7.828, 4.905, 4.852, 3.646, 4.811, 4.615, 4.917, 4.441, 5.9, 6.434], "yaxis": "y"}, {"hovertemplate": "Actual Category=Mathematics<br>Marker=triangle-up<br>comp1=%{x}<br>comp2=%{y}<extra></extra>", "legendgroup": "Mathematics, triangle-up", "marker": {"color": "#19d3f3", "size": 6, "symbol": "cross"}, "mode": "markers", "name": "Mathematics, triangle-up", "showlegend": true, "type": "scattergl", "x": [1.846, 1.809, 1.789, 1.719, 1.431, 1.238, 1.223, 1.219, 2.06, 2.045, 2.077, 1.837, 0.29, 1.739, 1.802, 1.581, 1.757, 2.28, 0.3376, 1.836, 1.48, 1.728, 2.22, 0.9643, 1.73, 1.689, 1.797, 1.756, 1.811, 1.784, 1.718, 1.625, 1.894, 1.894], "xaxis": "x", "y": [10.31, 10.23, 10.16, 6.748, 7.415, 6.367, 6.705, 6.331, 10.13, 10.39, 7.81, 9.746, 7.001, 7.082, 9.828, 6.807, 8.431, 10.39, 6.587, 10.32, 6.396, 10.01, 7.867, 6.353, 8.41, 9.956, 8.546, 7.948, 8.363, 8.014, 8.253, 10.15, 8.873, 8.389], "yaxis": "y"}, {"hovertemplate": "Actual Category=Mathematics<br>Marker=circle<br>comp1=%{x}<br>comp2=%{y}<extra></extra>", "legendgroup": "Mathematics, circle", "marker": {"color": "#19d3f3", "size": 6, "symbol": "circle"}, "mode": "markers", "name": "Mathematics, circle", "showlegend": true, "type": "scattergl", "x": [7.413, 8.044, 8.009, 7.35, 8.032, 7.473, 7.517, 9.18, 7.57, 7.871, 7.231, 8.208, 7.995, 7.602, 7.665, 7.876, 8.217, 7.315, 8.381, 7.367, 7.485, 7.667], "xaxis": "x", "y": [2.439, 2.726, 3.032, 2.222, 3.232, 2.423, 2.312, 4.158, 2.547, 2.466, 2.224, 3.443, 2.013, 1.853, 2.189, 2.121, 3.443, 2.486, 3.629, 2.844, 2.398, 2.178], "yaxis": "y"}, {"hovertemplate": "Actual Category=Mathematics<br>Marker=triangle-left<br>comp1=%{x}<br>comp2=%{y}<extra></extra>", "legendgroup": "Mathematics, triangle-left", "marker": {"color": "#19d3f3", "size": 6, "symbol": "diamond"}, "mode": "markers", "name": "Mathematics, triangle-left", "showlegend": true, "type": "scattergl", "x": {"elided": "217 float values"}, "xaxis": "x", "y": {"elided": "217 float values"}, "yaxis": "y"}, {"hovertemplate": "Actual Category=Electrical Engineering and Systems Science<br>Marker=square<br>comp1=%{x}<br>comp2=%{y}<extra></extra>", "legendgroup": "Electrical Engineering and Systems Science, square", "marker": {"color": "#FF6692", "size": 6, "symbol": "circle"}, "mode": "markers", "name": "Electrical Engineering and Systems Science, square", "showlegend": true, "type": "scattergl", "x": [-0.2095, -0.05474, 0.4938, 0.5789, 0.04731, 0.5573, -1.503, 0.02649, -0.02106, -0.02131, 0.2207, -0.8464, 0.1436, -0.4951, -0.02725, -0.04342, 0.09176, 0.3625, 0.5363, -0.9537, -2.331, -2.506, -0.9999, 0.03604, -0.708, 0.08238, -0.8712, -0.9659, -0.2475, 0.5166, 0.543, 0.527, 0.03578, -0.2101, -0.1413, -0.7668, 0.5873, 0.3336, -0.1289, -1.155, 0.1455, -2.329, -2.625, 0.189, -0.09489, 0.419, -1.301, -2.164, 0.2189, -1.492, 0.0836, -1.651, -0.2564, -0.3377, 0.5368, -3.582, -0.7902, 0.5026], "xaxis": "x", "y": [2.501, 0.8162, 2.578, 2.663, 2.619, 2.607, 3.541, 2.254, 1.351, 1.605, 2.354, 4.128, 1.446, 3.441, 1.745, 1.419, 2.084, 2.85, 2.563, 3.374, 0.4427, 3.916, 3.145, 3.31, 4.116, 3.536, 2.054, 4.616, 2.255, 2.568, 2.643, 2.617, 1.352, 3.804, 3.059, 4.431, 2.459, 2.523, 1.266, 3.811, 2.309, 0.4777, 1.77, 1.441, 1.316, 2.543, 4.212, 2.823, 1.497, 0.9678, 1.747, 1.02, 1.185, 2.491, 2.473, 3.531, 4.031, 2.75], "yaxis": "y"}, {"hovertemplate": "Actual Category=Electrical Engineering and Systems Science<br>Marker=diamond<br>comp1=%{x}<br>comp2=%{y}<extra></extra>", "legendgroup": "Electrical Engineering and Systems Science, diamond", "marker": {"color": "#FF6692", "size": 6, "symbol": "diamond"}, "mode": "markers", "name": "Electrical Engineering and Systems Science, diamond", "showlegend": true, "type": "scattergl", "x": {"elided": "608 float values"}, "xaxis": "x", "y": {"elided": "608 float values"}, "yaxis": "y"}, {"hovertemplate": "Actual Category=Electrical Engineering and Systems Science<br>Marker=triangle-right<br>comp1=%{x}<br>comp2=%{y}<extra></extra>", "legendgroup": "Electrical Engineering and Systems Science, triangle-right", "marker": {"color": "#FF6692", "size": 6, "symbol": "square"}, "mode": "markers", "name": "Electrical Engineering and Systems Science, triangle-right", "showlegend": true, "type": "scattergl", "x": [2.214, 3.494, 4.206, 3.544, 2.748, 4.339, 4.088, 3.493, 3.957, 3.591, 3.611, 3.87, 3.822, 2.63, 4.302, 1.906, 3.612, 3.988, 4.044, 3.72, 3.82, 3.546, 3.291, 4.188], "xaxis": "x", "y": [1.612, -0.09983, 2.421, 1.29, 1.189, 2.549, 1.839, 1.609, 2.704, 3.135, 2.959, 3.043, 1.052, 2.272, 2.302, 2.128, 2.998, -0.9137, 1.979, 2.872, 2.792, 1.312, 2.854, 2.602], "yaxis": "y"}, {"hovertemplate": "Actual Category=Electrical Engineering and Systems Science<br>Marker=triangle-down<br>comp1=%{x}<br>comp2=%{y}<extra></extra>", "legendgroup": "Electrical Engineering and Systems Science, triangle-down", "marker": {"color": "#FF6692", "size": 6, "symbol": "x"}, "mode": "markers", "name": "Electrical Engineering and Systems Science, triangle-down", "showlegend": true, "type": "scattergl", "x": [-1.653, -2.03, -1.738, -1.656, -1.578, -1.705, -1.709, -1.652, -1.612, -1.731, -1.549, -0.5906, -1.577, -1.684, -1.128, -1.719, -0.9805, -1.64, -2.133, -3.56, -2.062, -0.8707, -1.771, -1.632, -1.687, -1.838, -0.9906, -2.495, -1.688, -1.669, -1.037, -1.974, -2.669, -0.5493, -1.803, -0.5201, -2.118, -0.7418, -0.9172, -1.884, -1.895, -1.614, -1.754, -1.632, -1.583, -1.679, -0.867, -1.622, -1.71, -1.669, -1.782, -1.251, -0.8614, -1.807, -1.403, -1.559, -1.784, -1.652, -1.64, -1.171, -1.745, -1.471, -2.843, -2.237, -1.773, -1.487, -1.649, -1.656, -2.437, -1.672, -1.726, -1.716, -1.681, -1.074, -1.486, -1.747, -1.668, -1.739, -1.764, -1.692, -1.653, -1.03, -1.138, -1.46, -1.744, -1.738, -2.475, -3.732, -1.534, -1.657, -1.599, -1.747, -1.742, -0.7536, -1.732, -1.187, -3.75, -1.636, -0.7785, -1.746, -1.656, -0.9371, -1.769, -1.639, -1.18, -0.6556, -1.722], "xaxis": "x", "y": [8.616, 8.294, 8.631, 8.622, 8.548, 8.594, 8.626, 8.625, 8.652, 8.652, 8.647, 6.424, 8.625, 8.65, 5.772, 8.648, 5.783, 8.646, 5.062, 3.931, 4.67, 6.243, 8.629, 8.687, 8.592, 8.451, 5.667, 4.254, 8.56, 8.679, 5.98, 8.172, 4.15, 6.449, 8.58, 6.42, 4.824, 5.97, 5.577, 7.448, 8.469, 8.685, 8.576, 8.674, 8.38, 5.565, 5.761, 7.081, 4.72, 8.629, 8.62, 6.004, 6.397, 8.587, 4.696, 8.393, 8.606, 8.666, 8.698, 5.742, 8.659, 4.934, 4.972, 6.124, 8.6, 8.56, 8.697, 8.686, 9.838, 8.617, 8.634, 8.655, 8.665, 5.591, 8.413, 8.637, 8.683, 8.627, 8.671, 8.445, 8.653, 5.994, 5.798, 8.427, 8.664, 8.635, 4.148, 3.888, 8.601, 8.629, 8.306, 8.579, 8.613, 6.051, 8.68, 6.185, 3.632, 8.685, 5.442, 7.799, 5.555, 6.091, 8.641, 8.692, 6.134, 6.595, 8.661], "yaxis": "y"}, {"hovertemplate": "Actual Category=Electrical Engineering and Systems Science<br>Marker=triangle-up<br>comp1=%{x}<br>comp2=%{y}<extra></extra>", "legendgroup": "Electrical Engineering and Systems Science, triangle-up", "marker": {"color": "#FF6692", "size": 6, "symbol": "cross"}, "mode": "markers", "name": "Electrical Engineering and Systems Science, triangle-up", "showlegend": true, "type": "scattergl", "x": {"elided": "1654 float values"}, "xaxis": "x", "y": {"elided": "1654 float values"}, "yaxis": "y"}, {"hovertemplate": "Actual Category=Electrical Engineering and Systems Science<br>Marker=triangle-left<br>comp1=%{x}<br>comp2=%{y}<extra></extra>", "legendgroup": "Electrical Engineering and Systems Science, triangle-left", "marker": {"color": "#FF6692", "size": 6, "symbol": "diamond"}, "mode": "markers", "name": "Electrical Engineering and Systems Science, triangle-left", "showlegend": true, "type": "scattergl", "x": [5.506, 3.733, 4.872, 5.692, 6.388, 5.473, 5.356, 4.588, 6.491, 5.085, 3.815, 4.535, 3.982, 4.562, 3.834, 5.519, 6.512, 4.086, 3.838, 5.776, 4.73], "xaxis": "x", "y": [3.775, 5.017, 4.498, 4.303, 5.052, 3.441, 3.46, 3.875, 5.409, 4.527, 5.49, 2.924, 3.747, 3.339, 5.464, 3.861, 5.511, 3.806, 5.494, 5.153, 5.019], "yaxis": "y"}], "layout": {"height": 1080, "legend": {"title": {"text": "Actual Category, Marker"}, "tracegroupgap": 0}, "title": {"text": "UMAP embeddings colored by actual category and shaped by kmeans classes"}, "width": 1800, "xaxis": {"anchor": "y", "domain": [0, 1], "title": {"text": "comp1"}}, "yaxis": {"anchor": "x", "domain": [0, 1], "title": {"text": "comp2"}}}}
